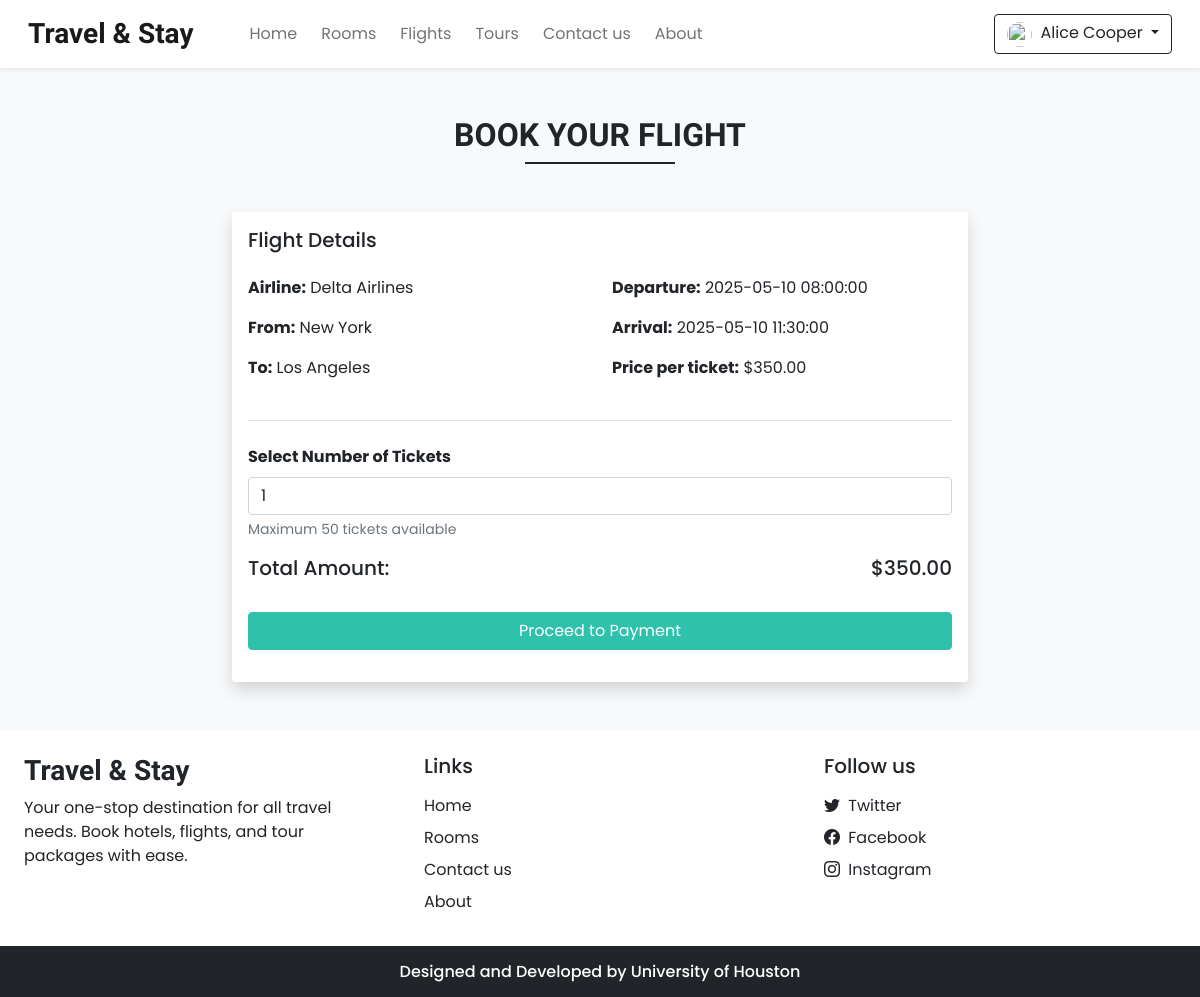
The page /book_flight.php?flight_id=1 (signed in) on the database its author committed.
### tables this page shows
CREATE TABLE settings (
    sr_no INT(11) NOT NULL AUTO_INCREMENT,
    site_title VARCHAR(50) NOT NULL,
    site_about VARCHAR(250) NOT NULL,
    shutdown TINYINT(1) NOT NULL,
    PRIMARY KEY (sr_no)
);

CREATE TABLE flights (
    flight_id INT(11) NOT NULL AUTO_INCREMENT,
    airline VARCHAR(100) NOT NULL,
    departure_city VARCHAR(100) NOT NULL,
    arrival_city VARCHAR(100) NOT NULL,
    departure_airport VARCHAR(100),
    arrival_airport VARCHAR(100),
    departure_time DATETIME NOT NULL,
    arrival_time DATETIME NOT NULL,
    duration VARCHAR(50),
    price DECIMAL(10,2) NOT NULL,
    seats_available INT(11) NOT NULL DEFAULT 1,
    status TINYINT(4) NOT NULL DEFAULT 1,
    removed INT(11) NOT NULL DEFAULT 0,
    datentime DATETIME NOT NULL DEFAULT CURRENT_TIMESTAMP(),
    travel_id INT(11),
    travel_agency VARCHAR(100),
    PRIMARY KEY (flight_id)
);

### admin/inc/db_config.php (called while the page is built, shortened)
<?php
  function select($sql,$values,$datatypes)
  {
    $con = $GLOBALS['con'];
    if($stmt = mysqli_prepare($con,$sql))
    {
      mysqli_stmt_bind_param($stmt,$datatypes,...$values);
      if(mysqli_stmt_execute($stmt)){
        $res = mysqli_stmt_get_result($stmt);
        return $res;
      }
      else{
        mysqli_stmt_close($stmt);
        die("Query cannot be executed - Select");
      }
    }
    else{
      die("Query cannot be prepared - Select");
    }
  }
?>

### book_flight.php (the view, shortened to what this page needs)
<?php
  require('inc/links.php');
  $flight_id = $_GET['flight_id'];
  $query = "SELECT * FROM flights WHERE flight_id=? AND seats_available>0 AND status=1 AND removed=0";
  $values = [$flight_id];
  $res = select($query, $values, 's');
  $flight_data = mysqli_fetch_assoc($res);
?>
<!DOCTYPE html>
<html lang="en">
<head>
</head>
<body class="bg-light">
  <?php require('inc/header.php'); ?>
  <div class="my-5 px-4">
    <h2 class="fw-bold h-font text-center">BOOK YOUR FLIGHT</h2>
    <div class="h-line bg-dark"></div>
  </div>
  <div class="container">
    <div class="row">
      <div class="col-lg-8 col-md-12 mx-auto">
        <div class="card border-0 shadow">
          <div class="card-body">
            <h5 class="mb-4">Flight Details</h5>
            <div class="row">
              <div class="col-md-6">
                <p><strong>Airline:</strong> <?php echo htmlspecialchars($flight_data['airline']); ?></p>
                <p><strong>From:</strong> <?php echo htmlspecialchars($flight_data['departure_city']); ?></p>
                <p><strong>To:</strong> <?php echo htmlspecialchars($flight_data['arrival_city']); ?></p>
              </div>
              <div class="col-md-6">
                <p><strong>Departure:</strong> <?php echo htmlspecialchars($flight_data['departure_time']); ?></p>
                <p><strong>Arrival:</strong> <?php echo htmlspecialchars($flight_data['arrival_time']); ?></p>
                <p><strong>Price per ticket:</strong> $<?php echo htmlspecialchars($flight_data['price']); ?></p>
              </div>
            </div>
            <div class="border-top mt-4 pt-4">
              <form id="booking-form">
                <div class="mb-3">
                  <label class="form-label fw-bold">Select Number of Tickets</label>
                  <input type="number" name="tickets" id="tickets" class="form-control shadow-none"
                    min="1" max="<?php echo $flight_data['seats_available']; ?>" value="1" required
                    oninput="calculateTotal()">
                  <div class="form-text">Maximum <?php echo $flight_data['seats_available']; ?> tickets available</div>
                </div>
                <div class="mb-4">
                  <div class="row align-items-center">
                    <div class="col-md-6">
                      <h5>Total Amount:</h5>
                    </div>
                    <div class="col-md-6 text-end">
                      <h5 id="total-amount">$<?php echo $flight_data['price']; ?></h5>
                    </div>
                  </div>
                </div>
                <button type="submit" class="btn text-white custom-bg shadow-none w-100">Proceed to Payment</button>
              </form>
            </div>
          </div>
        </div>
      </div>
    </div>
  </div>
  <?php require('inc/footer.php'); ?>
</body>
</html>

### inc/header.php (shortened to what this page needs)
<nav id="nav-bar" class="navbar navbar-expand-lg navbar-light bg-white px-lg-3 py-lg-2 shadow-sm sticky-top">
  <div class="container-fluid">
    <a class="navbar-brand me-5 fw-bold fs-3 h-font" href="index.php"><?php echo $settings_r['site_title'] ?></a>
    <div class="collapse navbar-collapse" id="navbarSupportedContent">
      <ul class="navbar-nav me-auto mb-2 mb-lg-0">
        <li class="nav-item">
          <a class="nav-link me-2" href="index.php">Home</a>
        </li>
        <li class="nav-item">
          <a class="nav-link me-2" href="rooms.php">Rooms</a>
        </li>
        <li class="nav-item">
          <a class="nav-link me-2" href="flights.php">Flights</a>
        </li>
        <li class="nav-item">
          <a class="nav-link me-2" href="tours.php">Tours</a>
        </li>
        <li class="nav-item">
          <a class="nav-link me-2" href="contact.php">Contact us</a>
        </li>
        <li class="nav-item">
          <a class="nav-link" href="about.php">About</a>
        </li>
      </ul>
      <div class="d-flex">
        <?php
          if(isset($_SESSION['login']) && $_SESSION['login']==true)
          {
            $path = USERS_IMG_PATH;
            echo<<<data
              <div class="btn-group">
                <button type="button" class="btn btn-outline-dark shadow-none dropdown-toggle" data-bs-toggle="dropdown" data-bs-display="static" aria-expanded="false">
                  <img src="$path$_SESSION[uPic]" style="width: 25px; height: 25px;" class="me-1 rounded-circle">
                  $_SESSION[uName]
                </button>
                <ul class="dropdown-menu dropdown-menu-lg-end">
                  <li><a class="dropdown-item" href="profile.php">Profile</a></li>
                  <li><a class="dropdown-item" href="bookings.php">Bookings</a></li>
                  <li><a class="dropdown-item" href="flight_bookings.php">Flight Bookings</a></li>
                  <li><a class="dropdown-item" href="tour_bookings.php">Tour Bookings</a></li>
                  <li><a class="dropdown-item" href="logout.php">Logout</a></li>
                </ul>
              </div>
            data;
          }
        ?>
      </div>
    </div>
  </div>
</nav>

### inc/footer.php (shortened to what this page needs)
<div class="container-fluid bg-white mt-5">
  <div class="row">
    <div class="col-lg-4 p-4">
      <h3 class="h-font fw-bold fs-3 mb-2"><?php echo $settings_r['site_title'] ?></h3>
      <p>
        <?php echo $settings_r['site_about'] ?>
      </p>
    </div>
    <div class="col-lg-4 p-4">
      <h5 class="mb-3">Links</h5>
      <a href="index.php" class="d-inline-block mb-2 text-dark text-decoration-none">Home</a> <br>
      <a href="rooms.php" class="d-inline-block mb-2 text-dark text-decoration-none">Rooms</a> <br>
      <a href="contact.php" class="d-inline-block mb-2 text-dark text-decoration-none">Contact us</a> <br>
      <a href="about.php" class="d-inline-block mb-2 text-dark text-decoration-none">About</a>
    </div>
    <div class="col-lg-4 p-4">
        <h5 class="mb-3">Follow us</h5>
        <?php
          if($contact_r['tw']!=''){
            echo<<<data
              <a href="$contact_r[tw]" class="d-inline-block text-dark text-decoration-none mb-2">
                <i class="bi bi-twitter me-1"></i> Twitter
              </a><br>
            data;
          }
        ?>
        <a href="<?php echo $contact_r['fb'] ?>" class="d-inline-block text-dark text-decoration-none mb-2">
          <i class="bi bi-facebook me-1"></i> Facebook
        </a><br>
        <a href="<?php echo $contact_r['insta'] ?>" class="d-inline-block text-dark text-decoration-none">
          <i class="bi bi-instagram me-1"></i> Instagram
        </a><br>
    </div>
  </div>
</div>
<h6 class="text-center bg-dark text-white p-3 m-0">Designed and Developed by University of Houston</h6>

### css/common.css (style rules this page uses)
:root { --teal: #2ec1ac; --teal_hover: #279e8c; }
* { font-family: 'Poppins', sans-serif; }
.h-font { font-family: 'Merienda', cursive; }
input[type=number] { -moz-appearance: textfield; }
.custom-bg { background-color: var(--teal); border: 1px solid var(--teal); }
.h-line { width: 150px; margin: 0 auto; height: 1.7px; }

### rows shown on the page
settings: site_title "Travel & Stay", site_about "Your one-stop destination for all travel needs. Book hotels, flights, and tour packages with ease."
flights: airline "Delta Airlines", departure_city "New York", arrival_city "Los Angeles", departure_time "2025-05-10 08:00:00", arrival_time "2025-05-10 11:30:00", price "350.00", seats_available "50"

### other values the page prints
$_SESSION[uName] "Alice Cooper"
